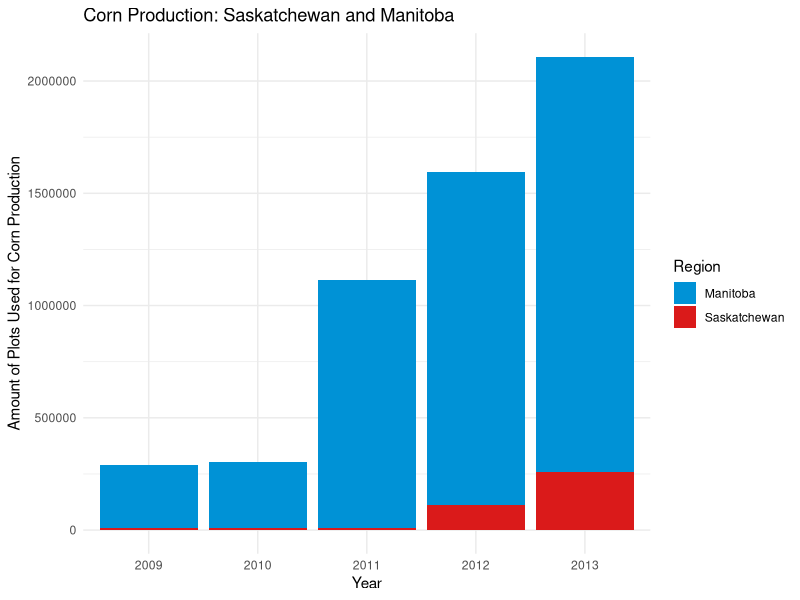
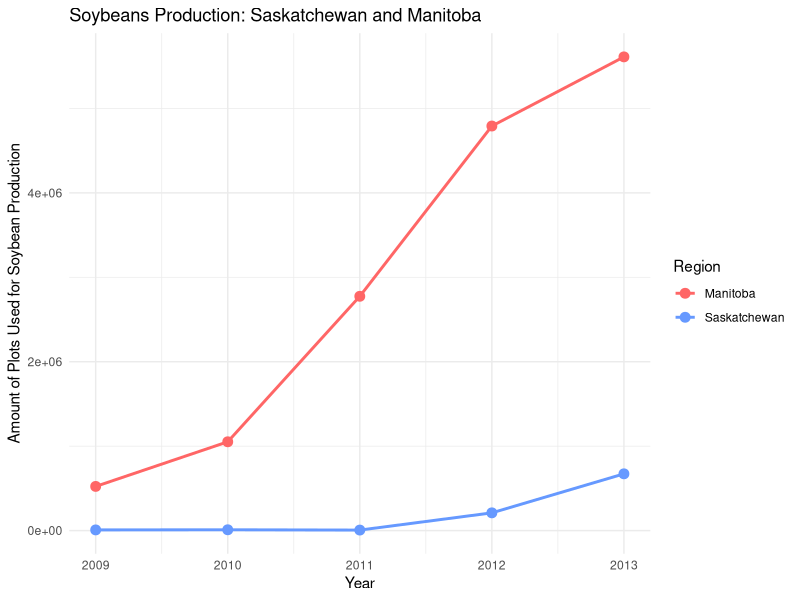

The R source for these figures, in order:
## ---- chunk 1
#| echo: false
#| message: false
library(tidyverse)

graph_data = read.csv("CropData.csv", header = TRUE)
ggplot(graph_data, aes(x = factor(Year), y = Corn_Production, fill = Region)) +
  geom_bar(stat = "identity") + 
  labs(title = "Corn Production: Saskatchewan and Manitoba", 
       x = "Year", 
       y = "Amount of Plots Used for Corn Production") +
  theme_minimal() +           
  scale_fill_manual(values = c("#0092d6", "#da1a1a")) 
## ---- chunk 2
#| echo: false
ggplot(graph_data, aes(x = Year, y = Soybeans_Production, color = Region)) +
  geom_line(linewidth = 1) +   
  geom_point(size = 3) +        
  labs(title = "Soybeans Production: Saskatchewan and Manitoba", 
       x = "Year", 
       y = "Amount of Plots Used for Soybean Production") + 
  scale_color_manual(values = c("#FF6666", "#6699FF")) +
  theme_minimal()         
